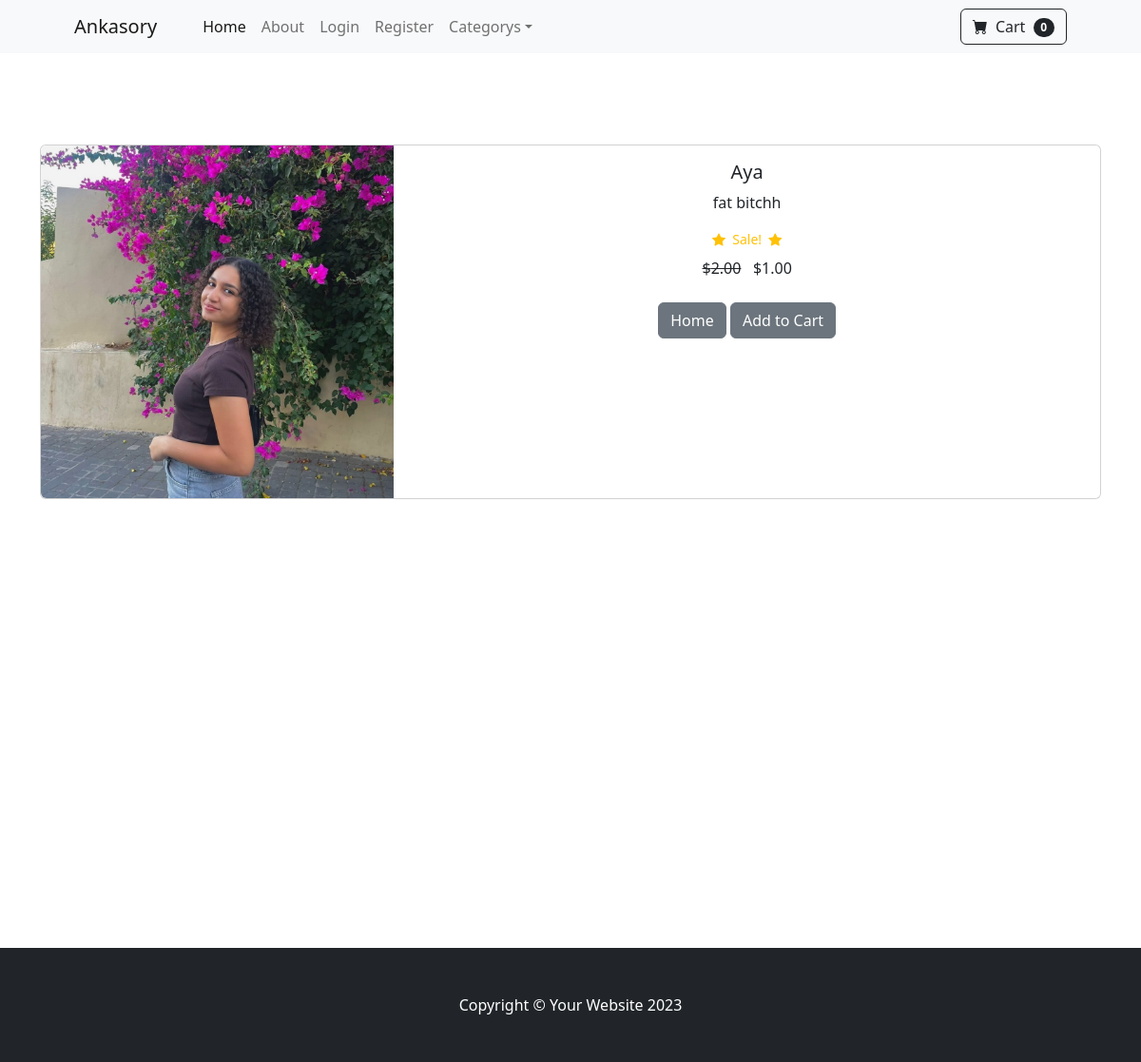
The app's page /product/4 with its own data.
### Store/models.py (models this page shows, shortened)
class Product(models.Model):
    name=models.CharField(max_length=50)
    price=models.DecimalField(default=0,decimal_places=2,max_digits=6)
    description=models.CharField(max_length=200,default='',blank=True,null=True)
    category=models.ForeignKey(Category,on_delete=models.CASCADE,default=1)
    image=models.ImageField(upload_to='uploads/product/')
    is_sale=models.BooleanField(default=False)
    sale_price=models.DecimalField(default=0,decimal_places=2,max_digits=6)

### Store/views.py (the view)
# urls.py: path('product/<int:pk>',views.product,name='product'),
def product(request, pk):
    product = Product.objects.get(id=pk)
    return render(request, 'product.html', {'product': product})

### Cart/context_processors.py (called while the page is built)
def cart(request):
    return {'cart':Cart(request)}

### Store/templates/product.html (shortened to what this page needs)
{% extends "base.html" %} {% block content %}
<div class="container">
  <div class="card mb-3" >
    <div class="row g-0">
      <div class="col-md-4">
        <img src="{{product.image.url}}" class="img-fluid rounded-start" alt="..." />
      </div>
      <div class="col-md-8">
        <div class="card-body">
            <center>
          <h5 class="card-title">{{product.name}}</h5>
          <p class="card-text">
            {{product.description}}
          </p>
          {% if product.is_sale%}
          <div
          class="d-flex justify-content-center small text-warning mb-2"
        >
          <div class="bi-star-fill"></div>
          &nbsp;&nbsp;Sale!&nbsp;&nbsp;
          <div class="bi-star-fill"></div>
        </div>
        <strike>${{product.price}}</strike>
        &nbsp; ${{product.sale_price}}
          {%else%}
            ${{product.price}}
      </br>Id:{{product.id}}
          {%endif%}
          <a class="btn btn-secondary" href="{% url 'home'%}"
                    >Home</a>
                    <a type="button" value="{{product.id}}" id="add-cart" class="btn btn-secondary"
                    >Add to Cart</a>
        </center>
        </div>
      </div>
    </div>
  </div>
</div>
{% endblock %}

### records on screen
Product: image (picture), name "Aya", description "fat bitchh", price "2.00", sale_price "1.00"
